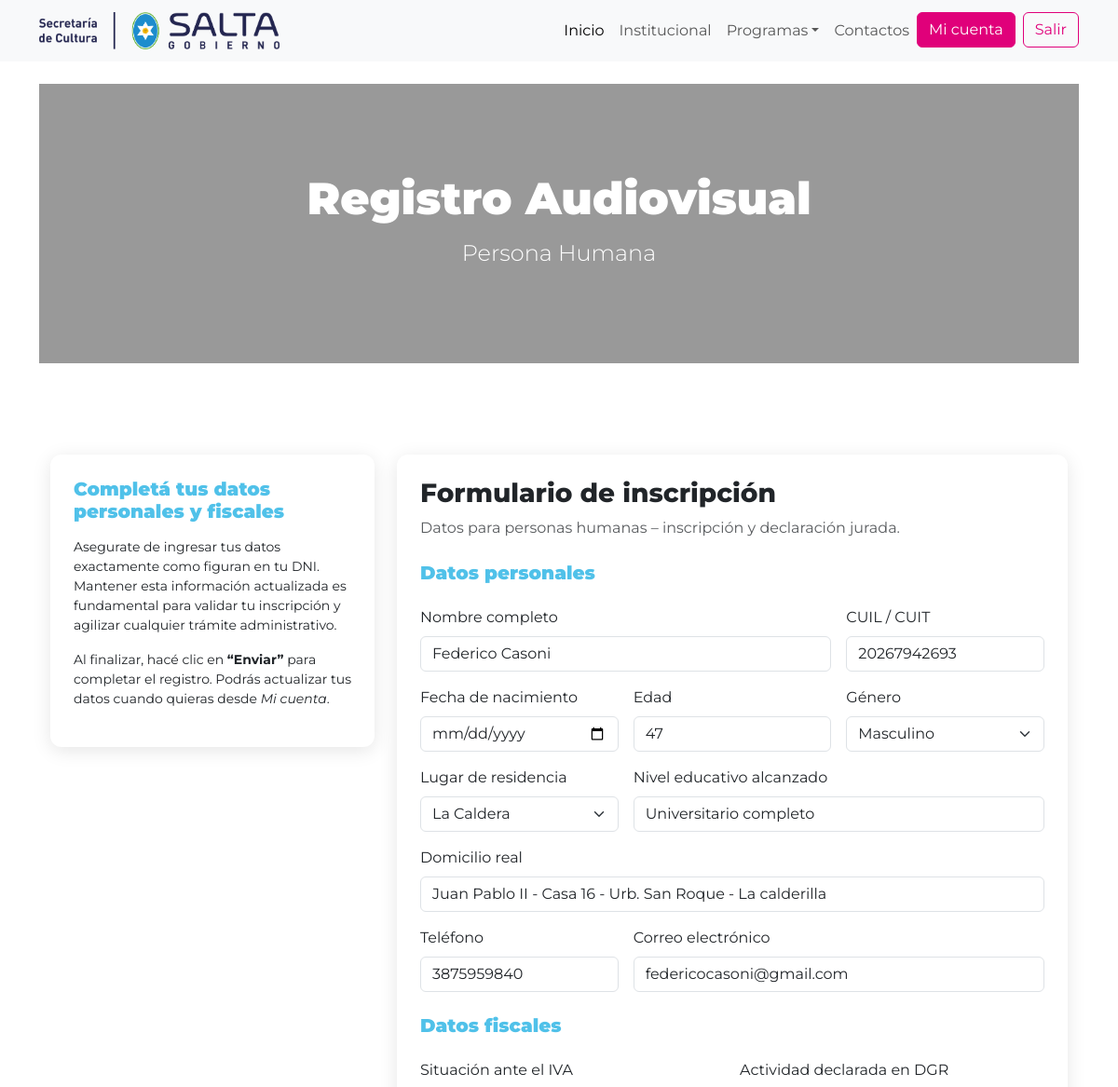
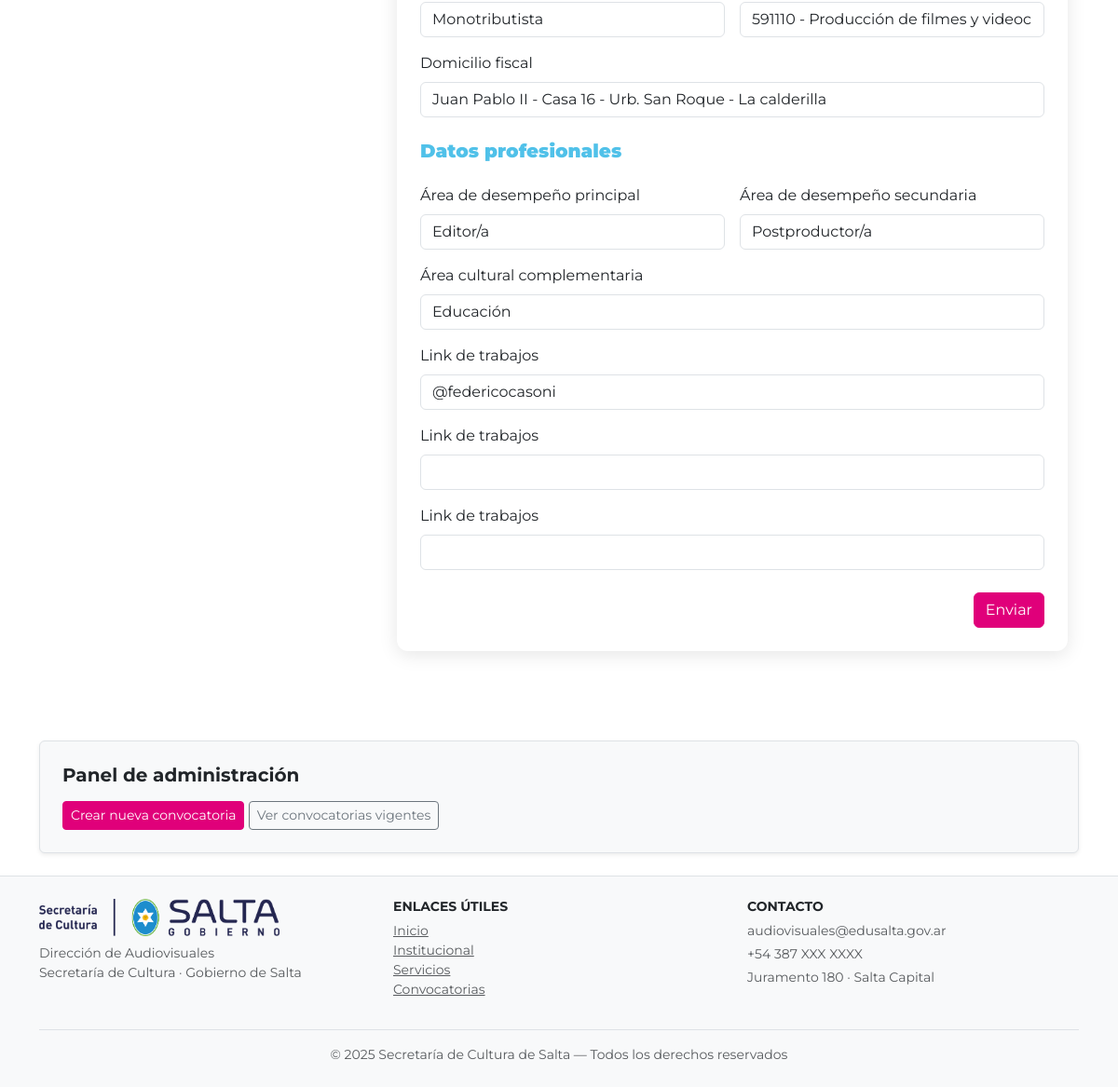
Screenshot of /registro/persona-humana/ (signed in) with the database file from the repository (2 pictures, top to bottom).
### registro_audiovisual/models.py (models this page shows, shortened)
class PersonaHumana(models.Model):
    nombre_completo = models.CharField(max_length=200)
    cuil_cuit = models.CharField(max_length=20)
    fecha_nacimiento = models.DateField()
    edad = models.PositiveIntegerField()
    genero = models.CharField(max_length=50, choices=[
        ('', '- Seleccionar -'),
        ("M", "Masculino"),
        ("F", "Femenino"),
        ("NB", "No binario"),
        ("O", "Otro"),
    ])
    lugar_residencia = models.CharField(
    max_length=100,
    choices=LUGARES_RESIDENCIA,
    default="",
)
    otro_lugar_residencia = models.CharField(
    max_length=150,
    blank=True,
    null=True,
)
    nivel_educativo = models.CharField(max_length=50, choices=[
        ('', '- Seleccionar -'),
        ('Pc', 'Primario completo'),
        ('Sc', 'Secundario completo'),
        ('Tc', 'Terciario completo'),
        ('Uc', 'Universitario completo'),
        ('Pos', 'Posgrado completo'),
    ])
    domicilio_real = models.CharField(max_length=250)
    telefono = models.CharField(max_length=50)
    email = models.EmailField()
    user = models.OneToOneField(
    User,
    on_delete=models.CASCADE,
    related_name="persona_humana",
    null=True,
    blank=True
)
    situacion_iva = models.CharField(
    max_length=100,
    choices=SITUACION_IVA,
    default="",
)
    actividad_dgr = models.CharField(
    max_length=50,
    choices=ACTIVIDAD_DGR,
    default="",
)
    domicilio_fiscal = models.CharField(max_length=250, blank=True, null=True)
    fecha_creacion = models.DateTimeField(auto_now_add=True)
    area_desempeno_1 = models.CharField(max_length=50, choices=AREA_DESEMPENO_1, verbose_name="Área de desempeño 1")
    area_desempeno_2 = models.CharField(max_length=50, choices=AREA_DESEMPENO_2, verbose_name="Área de desempeño 2")
    area_cultural = models.CharField(max_length=50, choices=AREA_CULTURAL, verbose_name="Área cultural complementaria")
    link_1 = models.CharField(max_length=250)
    link_2 = models.CharField(max_length=250, blank=True, null=True)
    link_3 = models.CharField(max_length=250, blank=True, null=True)

### registro_audiovisual/views.py (the view)
# urls.py: path("persona-humana/", views.editar_persona_humana, name="editar_persona_humana"),
@login_required(login_url="/usuarios/login/")
def editar_persona_humana(request):
    user = request.user
    persona_existente = PersonaHumana.objects.filter(user=user).first()
    if request.method == "POST":
        form = PersonaHumanaForm(request.POST, instance=persona_existente)
        if form.is_valid():
            persona = form.save(commit=False)
            persona.user = user
            persona.save()
            return redirect(
                reverse("registro_audiovisual:inscripcion_exitosa")
                + f"?tipo=humana&id={persona.id}"
            )
    else:
        form = PersonaHumanaForm(instance=persona_existente)
    return render(
        request,
        "registro/editar_persona_humana.html",
        {"form": form}
    )

### registro_audiovisual/templates/registro/editar_persona_humana.html (shortened to what this page needs)
{% extends "sitio_publico/base.html" %}
{% load static %}
{% block extra_css %}
<link rel="stylesheet" href="{% static 'sitio_publico/css/registro.css' %}">
{% endblock %}
{% block content %}
<div class="registro-base-hero text-white text-center d-flex flex-column justify-content-center align-items-center">
  <h1 class="mb-3">Registro Audiovisual</h1>
  <h2>Persona Humana</h2>
</div>
<div class="container py-5">
  <div class="row justify-content-center">
    <div class="col-lg-4 mb-4">
      <div class="memberRegistro">
        <h5 class="mb-3">Completá tus datos personales y fiscales</h5>
        <p class="small">
          Asegurate de ingresar tus datos exactamente como figuran en tu DNI.
          Mantener esta información actualizada es fundamental para validar
          tu inscripción y agilizar cualquier trámite administrativo.
        </p>
        <p class="small">
          Al finalizar, hacé clic en <strong>“Enviar”</strong> para completar
          el registro. Podrás actualizar tus datos cuando quieras desde
          <em>Mi cuenta</em>.
        </p>
      </div>
    </div>
    <div class="col-lg-8">
      <div class="memberRegistro">
        <h3 class="mb-2">Formulario de inscripción</h3>
        <p class="text-muted mb-4">
          Datos para personas humanas – inscripción y declaración jurada.
        </p>
        <form method="post" class="row g-3">
          <div class="col-12">
            <h5>Datos personales</h5>
          </div>
          <div class="col-md-8">
            <label class="form-label">Nombre completo</label>
            {{ form.nombre_completo }}
          </div>
          <div class="col-md-4">
            <label class="form-label">CUIL / CUIT</label>
            {{ form.cuil_cuit }}
          </div>
          <div class="col-md-4">
            <label class="form-label">Fecha de nacimiento</label>
            {{ form.fecha_nacimiento }}
          </div>
          <div class="col-md-4">
            <label class="form-label">Edad</label>
            {{ form.edad }}
          </div>
          <div class="col-md-4">
            <label class="form-label">Género</label>
            {{ form.genero }}
          </div>
          <div class="col-md-4">
            <label class="form-label">Lugar de residencia</label>
            {{ form.lugar_residencia }}
          </div>
          <div class="col-md-8">
            <label class="form-label">Nivel educativo alcanzado</label>
            {{ form.nivel_educativo }}
          </div>
          <div class="col-12">
            <label class="form-label">Domicilio real</label>
            {{ form.domicilio_real }}
          </div>
          <div class="col-md-4">
            <label class="form-label">Teléfono</label>
            {{ form.telefono }}
          </div>
          <div class="col-md-8">
            <label class="form-label">Correo electrónico</label>
            {{ form.email }}
          </div>
          <div class="col-12 mt-4">
            <h5>Datos fiscales</h5>
          </div>
          <div class="col-md-6">
            <label class="form-label">Situación ante el IVA</label>
            {{ form.situacion_iva }}
          </div>
          <div class="col-md-6">
            <label class="form-label">Actividad declarada en DGR</label>
            {{ form.actividad_dgr }}
          </div>
          <div class="col-12">
            <label class="form-label">Domicilio fiscal</label>
            {{ form.domicilio_fiscal }}
          </div>
          <div class="col-12 mt-4">
            <h5>Datos profesionales</h5>
          </div>
          <div class="col-md-6">
            <label class="form-label">Área de desempeño principal</label>
            {{ form.area_desempeno_1 }}
          </div>
          <div class="col-md-6">
            <label class="form-label">Área de desempeño secundaria</label>
            {{ form.area_desempeno_2 }}
          </div>
          <div class="col-12">
            <label class="form-label">Área cultural complementaria</label>
            {{ form.area_cultural }}
          </div>
          <div class="col-12">
            <label class="form-label">Link de trabajos</label>
            {{ form.link_1 }}
          </div>
          <div class="col-12">
            <label class="form-label">Link de trabajos</label>
            {{ form.link_2 }}
          </div>
          {% if form.link_3 %}
          <div class="col-12">
            <label class="form-label">Link de trabajos</label>
            {{ form.link_3 }}
          </div>
          {% endif %}
          <div class="col-12 text-end mt-4">
            <button type="submit" class="btn btn-primary">
              Enviar
            </button>
          </div>
        </form>
      </div>
    </div>
  </div>
</div>
{% endblock %}

### sitio_publico/static/sitio_publico/css/main.css (style rules this page uses)
html, body { font-family: 'Montserrat', sans-serif !important; }

### sitio_publico/static/sitio_publico/css/registro.css (style rules this page uses)
.registro-base-hero { position: relative; height: 300px; padding: 40px 20px; margin-bottom: 50px; color: #fff; background-size: cover; background-position: center; background-repeat: no-repeat; }
.registro-base-hero::before { content: ""; position: absolute; inset: 0; background-color: rgba(0, 0, 0, 0.4); }
.registro-base-hero>* { position: relative; z-index: 1; }
.registro-base-hero h1 { font-weight: 900; font-size: 3rem; }
.registro-base-hero h2 { font-weight: 300; font-size: 1.5rem; }
.memberRegistro { background: #fff; border-radius: 12px; padding: 25px; box-shadow: 0 4px 20px rgba(0, 0, 0, 0.1); }
.memberRegistro h3 { font-weight: 800; }
.memberRegistro h5 { font-weight: 900; color: #50C1E9; }

### rows the page displays
PersonaHumana: nombre_completo "Federico Casoni", cuil_cuit "20267942693", edad "47", genero "Masculino", lugar_residencia "La Caldera", nivel_educativo "Universitario completo", domicilio_real "Juan Pablo II - Casa 16 - Urb. San Roque - La calderilla", telefono "3875959840", email "federicocasoni@gmail.com", situacion_iva "Monotributista", actividad_dgr "591110 - Producción de filmes y videocintas", domicilio_fiscal "Juan Pablo II - Casa 16 - Urb. San Roque - La calderilla", area_desempeno_1 "Editor/a", area_desempeno_2 "Postproductor/a", area_cultural "Educación", link_1 "@federicocasoni"
